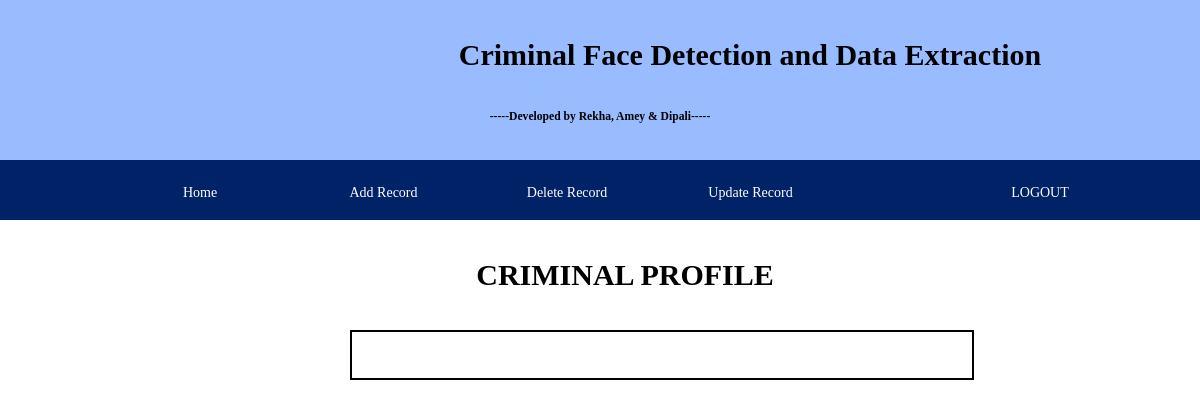
/view/91, run on an earlier commit of the app's database.
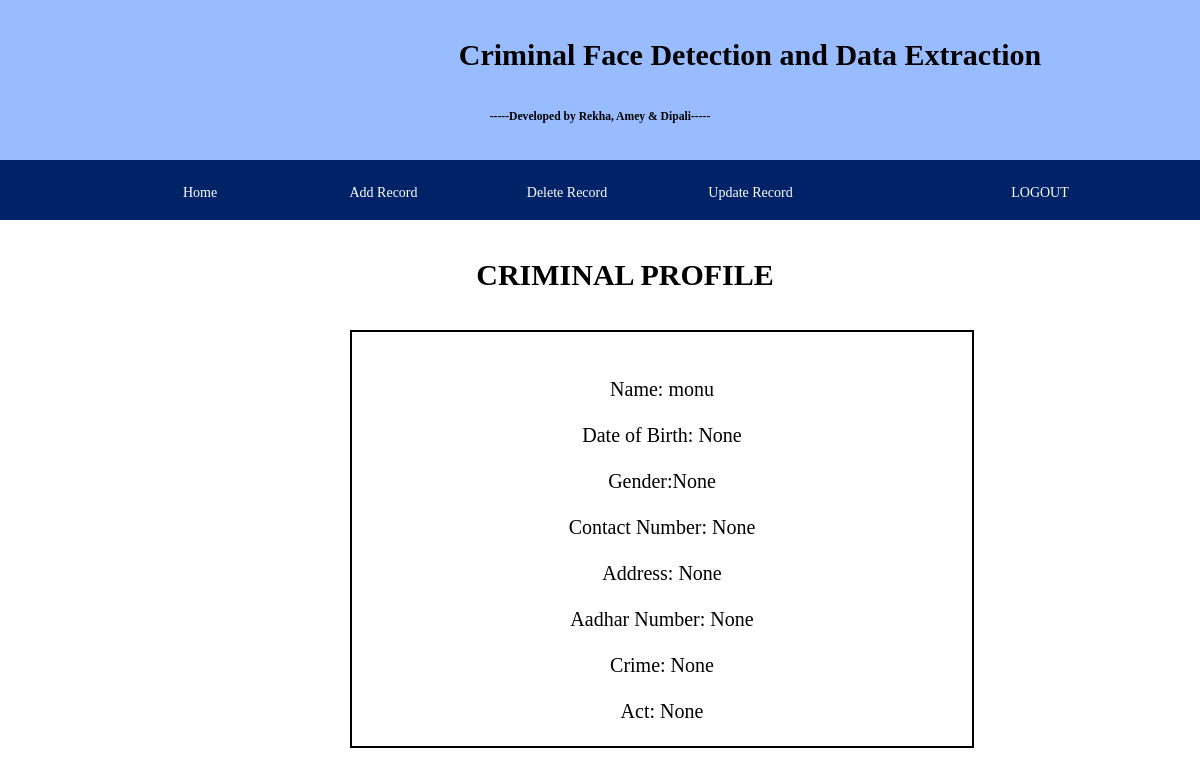
And on a later commit of the database.
### tables this page shows
CREATE TABLE "users" (
	`id`	INTEGER NOT NULL PRIMARY KEY AUTOINCREMENT UNIQUE,
	`name`	TEXT NOT NULL,
	`dob`	TEXT,
	`gender`	TEXT,
	`contact`	INTEGER,
	`address`	TEXT,
	`aadhar`	INTEGER,
	`crime`	TEXT,
	`act`	TEXT,
	`created`	INTEGER
);

### app.py (the view)
@app.route('/view/<id>', methods=['POST', 'GET'])
def view(id):
    print (id)
    con = sqlite3.connect("database.db")
    con.row_factory = sqlite3.Row
    cur = con.cursor()
    cur.execute("SELECT * from users WHERE id=?", [id])
    results = cur.fetchall()
    con.commit()
    return render_template('criminal_profile.html', rows=results)

### templates/criminal_profile.html (shortened to what this page needs)
{% extends 'layout_police.html' %}
{% block content %}
<html>
<head>
    <link rel="stylesheet" href="{{ url_for('static', filename='app.css') }}">
</head>
<body>
    <h1>CRIMINAL PROFILE</h1>
    <div class="div">
        <br><br>
        {% for row in rows %}
        <p>Name: {{row["name"]}}</p><br>
        <p>Date of Birth: {{row["dob"]}}</p><br>
        <p>Gender:{{row["gender"]}}</p><br>
        <p>Contact Number: {{row["contact"]}}</p><br>
        <p>Address: {{row["address"]}}</p><br>
        <p>Aadhar Number: {{row["aadhar"]}}</p><br>
        <p>Crime: {{row["crime"]}}</p><br>
        <p>Act: {{row["act"]}}</p><br>
        {% endfor %}
    </div>
    <br><br>
</body>
{% endblock %}

### templates/layout_police.html (shortened to what this page needs)
<!DOCTYPE html>
	<div class="d1">
		<h1>Criminal Face Detection and Data Extraction</h1>
		<h5>-----Developed by Rekha, Amey & Dipali-----</h5>
	</div>
	<div class="d2">
		<ul>
			<li><a href="/police_home">Home</a></li>
			<li><a href="/police_add">Add Record</a></li>
			<li><a href="/police_delete">Delete Record</a></li>
			<li><a href="/police_update">Update Record</a></li>
			<li style="float:right; margin-right:70px;"><a href="/logout">LOGOUT</a></li>
		</ul>
	</div>
<section>
     {% block content %}{% endblock %}
</section>

### static/app.css (style rules this page uses)
body { margin: 0; padding: 0; font-size: 14px; }

### templates/layout_police.html (style rules this page uses)
* { margin:0; }
.d1 { width:100%; height:160px; background-color:#99bbff; color:black; }
h1 { text-align:center; line-height:110px; font-size:30px; text-decoration:bold; }
h5 { text-align:center; }
.d2 { width:100%; height:60px; background-color:#002266; color:white; line-height:65px; }
ul { margin-left:70px; display:block; }
ul li { display:inline-block; width:180px; text-align:center; }
ul li a { display:block; color:white; text-decoration:none; }

### templates/criminal_profile.html (style rules this page uses)
.div { margin-left:350px; text-align:center; font-size:20px; border:2px solid black; width:620px; }
h1 { margin-left:300px; }

What changed in the data, as far as the page shows it:
added users: name "monu", dob "None", gender "None", contact "None", address "None", aadhar "None", crime "None", act "None"
